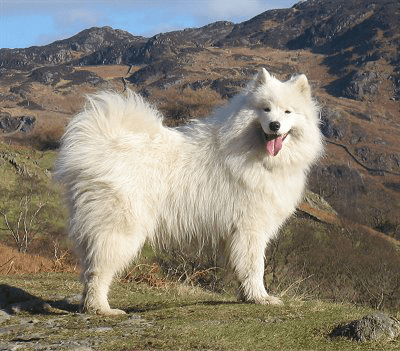
#> input picture test/data/encoded_sample.png, 400 x 351 px
$ jupyter execute steganoTest.ipynb
#> lines starting #> are read from the running program, lines starting #| are printed output that depends on the picture
### ref

- [import image python](http://pythonstudy.xyz/python/article/406-%ED%8C%8C%EC%9D%B4%EC%8D%AC-%EC%9D%B4%EB%AF%B8%EC%A7%80-%EC%B2%98%EB%A6%AC) 기 설치_pip install Pillow
- [필터링: cannot filter palette images imagefilter](https://stackoverflow.com/questions/43267807/valueerror-cannot-filter-palette-images-during-pytesseract-conversion?utm_medium=organic&utm_source=google_rich_qa&utm_campaign=google_rich_qa) im.convert('RGB') 한것만 filter 가능
- [API: ImageFilter pillow](http://pillow.readthedocs.io/en/5.1.x/reference/ImageFilter.html)

[cell 1]
from PIL import Image

### image 기능 연습

[cell 2]
im= Image.open('data/encoded_sample.png')
#> im is the input picture: PIL image 400x351 P; mean R, G, B 134, 127.8, 115.1

[cell 3]
im.size
#> Out = (400, 351)

[cell 4]
im.save('data/imgSample.png')

[cell 5]
im= Image.open('data/imgSample.png')

크기작게. 썸네일
- 원본 바뀜

[cell 6]
size= (64,64)
im.thumbnail(size)
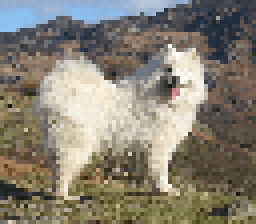
#> im: PIL image 64x56 P (shown 4 times larger); mean R, G, B 133.8, 127.7, 115.2
im.save('data/thumb_img.png')

자르기

[cell 7]
cropimg= im.crop((100,100,150,150))
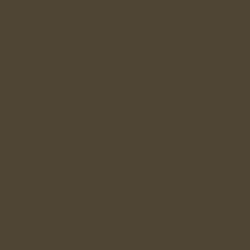
#> cropimg: PIL image 50x50 P (shown 5 times larger); mean R, G, B 79, 69, 52
cropimg.save('data/cropimgSample.png')

필터링

[cell 8]
from PIL import ImageFilter

[cell 9]
im= Image.open('data/imgSample.png')
im= im.convert('RGB')
blurimg= im.filter(ImageFilter.BLUR)
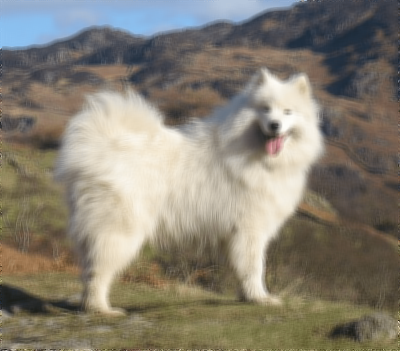
#> blurimg: PIL image 400x351 RGB; mean R, G, B 134, 127.9, 115.2
blurimg.save('data/blurSample.png')

## Steganography

[cell 10]
def decode_img(file_loc= "data/encoded_sample.png"):
#> called with file_loc = 'data/encoded_sample.png'
    encoded_img= Image.open(file_loc)
    red_channel= encoded_img.split()#[0]
    print('encoded_img\t',encoded_img)
#| encoded_img	 <PIL.PngImagePlugin.PngImageFile image mode=P size=400x351 at 0x7FB111467F10>
    print('encoded_img.split()',encoded_img.split())
#| encoded_img.split() (<PIL.Image.Image image mode=P size=400x351 at 0x7FB111466C50>,)
    print('red_channel\t',red_channel)
#| red_channel	 (<PIL.Image.Image image mode=P size=400x351 at 0x7FB111452ED0>,)

    x_size= encoded_img.size[0]
#> x_size = 400
    y_size= encoded_img.size[1]
#> y_size = 351
    print(x_size, y_size)
#| 400 351

# [7 lines of commented-out code are left out]
